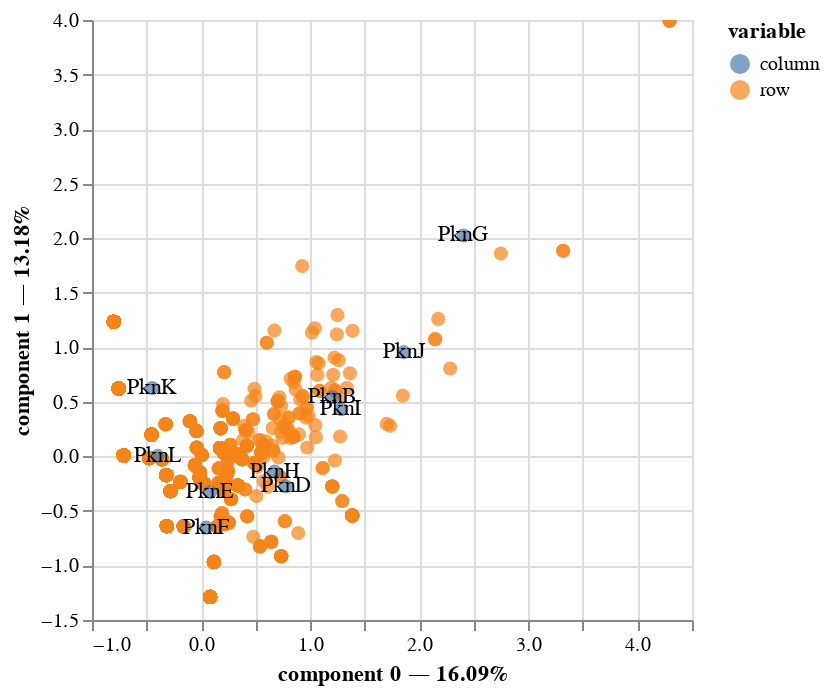

The notebook cell this image was saved under:
### Markdown cell above
### 3c. Plot the MCA results

### Code cell
mca_final.plot(direct_phos_df, x_component=0, y_component=1,
            show_column_markers=True, 
            show_column_labels=True, 
            show_row_labels=False)

### Figure 1 — Vega-Lite specification as saved in the notebook (floating-point values rounded to 4 significant figures; data arrays with more than 128 entries replaced by an {"elided": "..."} marker saying what was removed)
{"config": {"view": {"continuousWidth": 300, "continuousHeight": 300}}, "layer": [{"data": {"name": "data-327f9ff3b9e562f5925e5ac6d0294e54"}, "mark": {"type": "circle", "size": 50}, "encoding": {"color": {"field": "variable", "type": "nominal"}, "tooltip": [{"field": "variable", "type": "nominal"}, {"field": "value", "type": "nominal"}, {"field": "component 0", "type": "quantitative"}, {"field": "component 1", "type": "quantitative"}], "x": {"axis": {"title": "component 0 — 16.09%"}, "field": "component 0", "scale": {"zero": false}, "type": "quantitative"}, "y": {"axis": {"title": "component 1 — 13.18%"}, "field": "component 1", "scale": {"zero": false}, "type": "quantitative"}}, "name": "view_1"}, {"data": {"name": "data-0ceaf8520c9ecfcfaff5bf564f6ad115"}, "mark": {"type": "circle", "size": 50}, "encoding": {"color": {"field": "variable", "type": "nominal"}, "tooltip": [{"field": "variable", "type": "nominal"}, {"field": "value", "type": "nominal"}, {"field": "component 0", "type": "quantitative"}, {"field": "component 1", "type": "quantitative"}], "x": {"axis": {"title": "component 0 — 16.09%"}, "field": "component 0", "scale": {"zero": false}, "type": "quantitative"}, "y": {"axis": {"title": "component 1 — 13.18%"}, "field": "component 1", "scale": {"zero": false}, "type": "quantitative"}}}, {"data": {"name": "data-0ceaf8520c9ecfcfaff5bf564f6ad115"}, "mark": {"type": "text"}, "encoding": {"text": {"field": "label", "type": "nominal"}, "x": {"axis": {"title": "component 0 — 16.09%"}, "field": "component 0", "scale": {"zero": false}, "type": "quantitative"}, "y": {"axis": {"title": "component 1 — 13.18%"}, "field": "component 1", "scale": {"zero": false}, "type": "quantitative"}}}], "params": [{"name": "param_1", "select": {"type": "interval", "encodings": ["x", "y"]}, "bind": "scales", "views": ["view_1"]}], "$schema": "https://vega.github.io/schema/vega-lite/v5.16.3.json", "datasets": {"data-327f9ff3b9e562f5925e5ac6d0294e54": {"elided": "1408 records"}, "data-0ceaf8520c9ecfcfaff5bf564f6ad115": [{"component 0": 1.201, "component 1": 0.5447, "component 2": 0.1631, "component 3": -0.1438, "component 4": 0.3612, "component 5": 0.01466, "variable": "column", "value": "PknB", "label": "PknB"}, {"component 0": 0.7758, "component 1": -0.2752, "component 2": -1.279, "component 3": 0.4916, "component 4": -0.06685, "component 5": 0.4584, "variable": "column", "value": "PknD", "label": "PknD"}, {"component 0": 0.08423, "component 1": -0.3273, "component 2": 0.08168, "component 3": -0.1698, "component 4": -0.3075, "component 5": -0.8825, "variable": "column", "value": "PknE", "label": "PknE"}, {"component 0": 0.04667, "component 1": -0.6533, "component 2": 0.3512, "component 3": -0.4318, "component 4": 0.1931, "component 5": 0.4456, "variable": "column", "value": "PknF", "label": "PknF"}, {"component 0": 2.405, "component 1": 2.025, "component 2": 2.284, "component 3": 0.319, "component 4": -2.128, "component 5": 1.194, "variable": "column", "value": "PknG", "label": "PknG"}, {"component 0": 0.6735, "component 1": -0.14, "component 2": -0.3104, "component 3": -0.17, "component 4": -0.6682, "component 5": -0.3908, "variable": "column", "value": "PknH", "label": "PknH"}, {"component 0": 1.285, "component 1": 0.4322, "component 2": 0.4483, "component 3": -0.2464, "component 4": 0.7373, "component 5": -0.4521, "variable": "column", "value": "PknI", "label": "PknI"}, {"component 0": 1.859, "component 1": 0.955, "component 2": 0.5071, "component 3": 0.3019, "component 4": 2.937, "component 5": -0.9841, "variable": "column", "value": "PknJ", "label": "PknJ"}, {"component 0": -0.4483, "component 1": 0.6256, "component 2": -0.2703, "component 3": -0.4221, "component 4": 0.02892, "component 5": 0.07743, "variable": "column", "value": "PknK", "label": "PknK"}, {"component 0": -0.3983, "component 1": 0.004007, "component 2": 0.2326, "component 3": 0.6746, "component 4": 0.03229, "component 5": 0.01894, "variable": "column", "value": "PknL", "label": "PknL"}]}}
